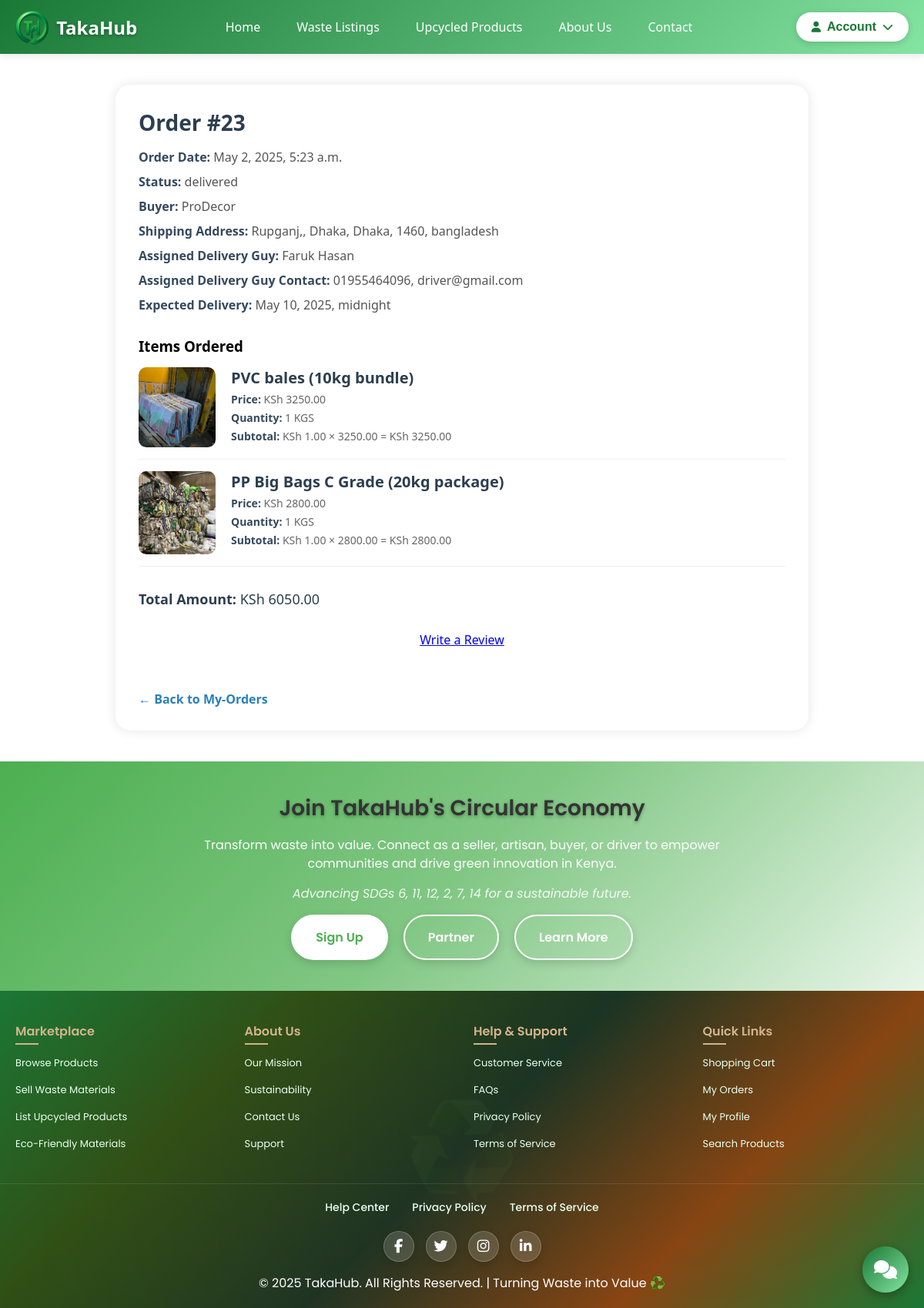
Page /order/23/ (signed in) on the committed database.
### marketplace/models.py (models this page shows, shortened)
class Order(models.Model):
    PAYMENT_CHOICES = [
        ('sslcommerz', 'SSLCommerz'),
        ('cod', 'Cash on Delivery'),
    ]
    PAYMENT_STATUS_CHOICES = [
        ('pending', 'Pending'),
        ('paid', 'Paid'),
        ('failed', 'Failed'),
    ]
    DELIVERY_STATUS_CHOICES = [
        ('ready', 'Ready to Ship'),
        ('packed', 'Packed'),
        ('on_the_way', 'On the Way'),
        ('delivered', 'Delivered'),
        ('cancelled', 'Cancelled'),
        ('returned', 'Returned'),
    ]
    buyer = models.ForeignKey(User, on_delete=models.CASCADE)
    first_name = models.CharField(max_length=50, blank=True, null=True)
    last_name = models.CharField(max_length=50, blank=True, null=True)
    company = models.CharField(max_length=100, blank=True, null=True)
    country = models.CharField(max_length=50, blank=True, null=True)
    street_address = models.CharField(max_length=255, blank=True, null=True)
    city = models.CharField(max_length=50, blank=True, null=True)
    state = models.CharField(max_length=50, blank=True, null=True)
    zip_code = models.CharField(max_length=10, blank=True, null=True)
    phone = models.CharField(max_length=20, blank=True, null=True)
    email = models.EmailField(blank=True, null=True)
    payment_method = models.CharField(max_length=20, choices=PAYMENT_CHOICES)
    payment_status = models.CharField(max_length=20, choices=PAYMENT_STATUS_CHOICES, default='pending')
    delivery_status = models.CharField(max_length=20, choices=DELIVERY_STATUS_CHOICES, default='ready')
    total_amount = models.DecimalField(max_digits=10, decimal_places=2)
    created_at = models.DateTimeField(auto_now_add=True)
    assigned_delivery_guy = models.ForeignKey(
        User,
        on_delete=models.SET_NULL,
        null=True,
        blank=True,
        related_name='assigned_orders'
    )
    expected_delivery = models.DateTimeField(null=True, blank=True)

class OrderItem(models.Model):
    order = models.ForeignKey(Order, on_delete=models.CASCADE, related_name='items')
    content_type = models.ForeignKey(ContentType, on_delete=models.CASCADE)
    object_id = models.PositiveIntegerField()
    item = GenericForeignKey('content_type', 'object_id')
    quantity = models.PositiveIntegerField()
    price = models.DecimalField(max_digits=10, decimal_places=2)

class TrashItem(models.Model):
    seller = models.ForeignKey(User, on_delete=models.CASCADE, related_name='trash_items', null=True, blank=True)
    material_name = models.CharField(max_length=255, default="")  # Change as needed
    category = models.CharField(max_length=100, choices=WASTE_CATEGORY_CHOICES, default="")  # Change as needed
    description = models.TextField()
    condition = models.CharField(max_length=50, default="")  # Set a meaningful default
    quantity = models.IntegerField(default=0)
    price = models.DecimalField(max_digits=10, decimal_places=2)
    trash_point = models.CharField(max_length=255, default="")  # Set a meaningful default
    images = models.ImageField(upload_to='waste_images/', blank=True, null=True)
    location = models.CharField(max_length=255, default="")  # Set a meaningful default
    product_status = models.CharField(max_length=20, choices=PRODUCT_STATUS_CHOICES, default='')
    delivery_status = models.CharField(max_length=20, choices=DELIVERY_STATUS_CHOICES, default='')
    slug = models.SlugField(max_length=255, unique=True, blank=True)
    listing_date = models.DateTimeField(auto_now_add=True)
    last_updated = models.DateTimeField(auto_now=True, null=True, blank=True)
    tags = models.CharField(max_length=255, blank=True, null=True)
    rating = models.DecimalField(max_digits=3, decimal_places=2, default=0.0)
    reviews = GenericRelation(Review)

### users/models.py (models this page shows, shortened)
class CustomUser(AbstractUser):
    name = models.CharField(max_length=100)
    email = models.EmailField(unique=True)
    phone = models.CharField(max_length=15)
    role = models.CharField(max_length=15, choices=ROLE_CHOICES)
    account_status = models.CharField(max_length=10, choices=ACCOUNT_STATUS_CHOICES, default='active')
    objects = CustomUserManager()  # ✅ Use your custom manager
    REQUIRED_FIELDS = ['email']
    USERNAME_FIELD = 'username'

### marketplace/views.py (the view, shortened to what this page needs)
# urls.py: path('order/<int:order_id>/', views.order_details, name='order_details'),
def order_details(request, order_id):
    order = get_object_or_404(Order, id=order_id)
    ordered_items = order.items.all()
    for item in ordered_items:
        item.subtotal = item.quantity * item.price
    pending_review = False
    if order.delivery_status in ['delivered', 'returned']:
        for item in ordered_items:
            ct = ContentType.objects.get_for_model(item.item)
            if not Review.objects.filter(
                   reviewer=request.user,
                   content_type=ct,
                   object_id=item.item.id
               ).exists():
                pending_review = True
                break
    return render(request, 'order_details.html', {
        'order': order,
        'ordered_items': ordered_items,
        'pending_review': pending_review,
    })

### marketplace/templates/order_details.html (shortened to what this page needs)
{% load static %}
{% include "header.html" %}
<!DOCTYPE html>
<html lang="en">
<head>
    <link rel="stylesheet" href="{% static 'css/buyer_profile.css' %}">
</head>
<body>
<div class="order-container">
    <div class="order-header">Order #{{ order.id }}</div>
    <div class="order-meta"><span class="product-label">Order Date:</span> {{ order.created_at }}</div>
    <div class="order-meta"><span class="product-label">Status:</span> {{ order.delivery_status }}</div>
    <div class="order-meta"><span class="product-label">Buyer:</span> {{ order.buyer.name }}</div>
    <div class="order-meta">
        <span class="product-label">Shipping Address:</span>
        {{ order.street_address }}, {{ order.city }}, {{ order.state }}, {{ order.zip_code }}, {{ order.country }}
    </div>
    <div class="order-meta">
        <span class="product-label">Assigned Delivery Guy:</span>
        {{ order.assigned_delivery_guy.name }}
    </div>
    <div class="order-meta">
        <span class="product-label">Assigned Delivery Guy Contact:</span>
        {{ order.assigned_delivery_guy.phone }}, {{ order.assigned_delivery_guy.email }}
    </div>
    <div class="order-meta"><span class="product-label">Expected Delivery:</span>
         {{ order.expected_delivery }}</div>
    <div class="order-items">
        <h3>Items Ordered</h3>
        {% for item in ordered_items %}
            <div class="order-item">
                {% if item.content_type.model == 'upcycledproduct' %}
                    <img src="{{ item.item.product_images.url }}" alt="{{ item.item.product_name }}" class="item-image">
                {% elif item.content_type.model == 'trashitem' %}
                    <img src="{{ item.item.images.url }}" alt="{{ item.item.material_name }}" class="item-image">
                {% endif %}
                <div class="item-info">
                    {% if item.content_type.model == 'upcycledproduct' %}
                        <h4>
                            <a href="{% url 'upcycled_product_details' slug=item.item.slug %}">
                                {{ item.item.product_name }}
                            </a>
                        </h4>
                    {% elif item.content_type.model == 'trashitem' %}
                        <h4>
                            <a href="{% url 'trash_item_details' slug=item.item.slug %}">
                                {{ item.item.material_name }}
                            </a>
                        </h4>
                    {% endif %}
                    <p><span class="product-label">Price:</span> KSh {{ item.price }}</p>
                    <p><span class="product-label">Quantity:</span> {{ item.quantity }}{% if item.content_type.model == 'trashitem' %} KGS{% endif %}</p>
                    <p><span class="product-label">Subtotal:</span> KSh {{ item.quantity|floatformat:2 }} × {{ item.price }} = KSh {{ item.subtotal|floatformat:2 }}</p>
                </div>
            </div>
        {% endfor %}
    </div>
    <div class="order-summary">
        <p><strong>Total Amount:</strong> KSh {{ order.total_amount }}</p>
    </div>
    {% if pending_review %}
      <div style="margin: 30px 0; text-align: center;">
        <a href="{% url 'write_review' order.id %}"
           class="btn btn-primary review-button">
          Write a Review
        </a>
      </div>
    {% endif %}
    <a href="{% url 'my_orders' %}" class="back-link">← Back to My-Orders</a>
</div>
</body>
</html>
{% include "footer.html" %}

### marketplace/templates/header.html (style rules this page uses)
* { margin: 0; padding: 0; box-sizing: border-box; }
body { font-family: 'Segoe UI', Tahoma, Geneva, Verdana, sans-serif; }

### marketplace/templates/order_details.html (style rules this page uses)
.order-container { max-width: 900px; margin: 40px auto; background-color: #fff; border-radius: 20px; padding: 30px; box-shadow: 0 0 15px rgba(0,0,0,0.1); }
.order-header { font-size: 28px; font-weight: bold; color: #2c3e50; margin-bottom: 15px; }
.order-meta { font-size: 16px; color: #555; margin-bottom: 10px; }
.product-label { font-weight: 600; color: #34495e; }
.order-items { margin-top: 30px; }
.order-item { border-bottom: 1px solid #eee; padding: 15px 0; display: flex; gap: 20px; }
.item-image { width: 100px; height: auto; border-radius: 10px; }
.item-info { flex: 1; }
.item-info h4 { margin: 0; font-size: 20px; color: #2c3e50; }
.item-info p { margin: 5px 0; font-size: 14px; color: #666; }
.order-summary { margin-top: 30px; font-size: 18px; color: #2c3e50; }
.back-link { margin-top: 25px; display: inline-block; color: #2980b9; font-weight: 600; text-decoration: none; }
.item-info h4 a { text-decoration: none; color: inherit; transition: all 0.3s ease; }

### rows in the picture
Order: id "23", created_at "May 2, 2025, 5:23 a.m.", delivery_status "delivered", buyer.name "ProDecor", street_address "Rupganj,", city "Dhaka", state "Dhaka", zip_code "1460", country "bangladesh", assigned_delivery_guy.name "Faruk Hasan", assigned_delivery_guy.phone "01955464096", assigned_delivery_guy.email "driver@gmail.com", expected_delivery "May 10, 2025, midnight", total_amount "6050.00"
OrderItem: item.images (picture), item.material_name "PVC bales (10kg bundle)", price "3250.00", quantity "1", shows "KGS", quantity "1.00", subtotal "3250.00"
OrderItem: item.images (picture), item.material_name "PP Big Bags C Grade (20kg package)", price "2800.00", quantity "1", shows "KGS", quantity "1.00", subtotal "2800.00"
